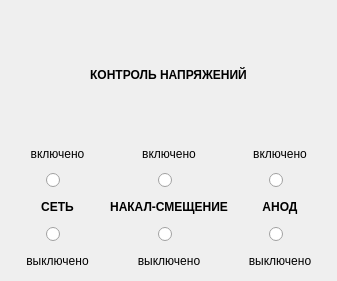
<?xml version="1.0" encoding="UTF-8"?>
<ui version="4.0">
 <class>PowerPultWidget</class>
 <widget class="QWidget" name="PowerPultWidget">
  <property name="geometry">
   <rect>
    <x>0</x>
    <y>0</y>
    <width>337</width>
    <height>281</height>
   </rect>
  </property>
  <property name="windowTitle">
   <string>Power control panel</string>
  </property>
  <layout class="QVBoxLayout" name="verticalLayout_4">
   <item>
    <layout class="QVBoxLayout" name="verticalLayout_7">
     <item>
      <widget class="QLabel" name="label_13">
       <property name="font">
        <font>
         <weight>75</weight>
         <bold>true</bold>
        </font>
       </property>
       <property name="text">
        <string>КОНТРОЛЬ НАПРЯЖЕНИЙ</string>
       </property>
       <property name="alignment">
        <set>Qt::AlignCenter</set>
       </property>
      </widget>
     </item>
     <item>
      <layout class="QHBoxLayout" name="horizontalLayout_8"/>
     </item>
     <item>
      <layout class="QHBoxLayout" name="horizontalLayout_7">
       <item>
        <layout class="QVBoxLayout" name="verticalLayout">
         <item>
          <widget class="QLabel" name="label_2">
           <property name="sizePolicy">
            <sizepolicy hsizetype="Preferred" vsizetype="Minimum">
             <horstretch>0</horstretch>
             <verstretch>0</verstretch>
            </sizepolicy>
           </property>
           <property name="text">
            <string>включено</string>
           </property>
           <property name="alignment">
            <set>Qt::AlignCenter</set>
           </property>
          </widget>
         </item>
         <item>
          <layout class="QHBoxLayout" name="horizontalLayout">
           <item>
            <widget class="BlackButton" name="masterOn">
             <property name="minimumSize">
              <size>
               <width>22</width>
               <height>22</height>
              </size>
             </property>
             <property name="maximumSize">
              <size>
               <width>22</width>
               <height>22</height>
              </size>
             </property>
             <property name="cursor">
              <cursorShape>PointingHandCursor</cursorShape>
             </property>
             <property name="text">
              <string/>
             </property>
            </widget>
           </item>
          </layout>
         </item>
         <item>
          <widget class="QLabel" name="label">
           <property name="sizePolicy">
            <sizepolicy hsizetype="Preferred" vsizetype="Minimum">
             <horstretch>0</horstretch>
             <verstretch>0</verstretch>
            </sizepolicy>
           </property>
           <property name="font">
            <font>
             <weight>75</weight>
             <bold>true</bold>
            </font>
           </property>
           <property name="text">
            <string>СЕТЬ</string>
           </property>
           <property name="alignment">
            <set>Qt::AlignCenter</set>
           </property>
          </widget>
         </item>
         <item>
          <layout class="QHBoxLayout" name="horizontalLayout_2">
           <item>
            <widget class="BlackButton" name="masterOff">
             <property name="minimumSize">
              <size>
               <width>22</width>
               <height>22</height>
              </size>
             </property>
             <property name="maximumSize">
              <size>
               <width>22</width>
               <height>22</height>
              </size>
             </property>
             <property name="cursor">
              <cursorShape>PointingHandCursor</cursorShape>
             </property>
             <property name="text">
              <string/>
             </property>
            </widget>
           </item>
          </layout>
         </item>
         <item>
          <widget class="QLabel" name="label_3">
           <property name="sizePolicy">
            <sizepolicy hsizetype="Preferred" vsizetype="Minimum">
             <horstretch>0</horstretch>
             <verstretch>0</verstretch>
            </sizepolicy>
           </property>
           <property name="text">
            <string>выключено</string>
           </property>
           <property name="alignment">
            <set>Qt::AlignCenter</set>
           </property>
          </widget>
         </item>
        </layout>
       </item>
       <item>
        <layout class="QVBoxLayout" name="verticalLayout_2">
         <item>
          <widget class="QLabel" name="label_4">
           <property name="sizePolicy">
            <sizepolicy hsizetype="Preferred" vsizetype="Minimum">
             <horstretch>0</horstretch>
             <verstretch>0</verstretch>
            </sizepolicy>
           </property>
           <property name="text">
            <string>включено</string>
           </property>
           <property name="alignment">
            <set>Qt::AlignCenter</set>
           </property>
          </widget>
         </item>
         <item>
          <layout class="QHBoxLayout" name="horizontalLayout_3">
           <item>
            <widget class="BlackButton" name="shiftOn">
             <property name="minimumSize">
              <size>
               <width>22</width>
               <height>22</height>
              </size>
             </property>
             <property name="maximumSize">
              <size>
               <width>22</width>
               <height>22</height>
              </size>
             </property>
             <property name="cursor">
              <cursorShape>PointingHandCursor</cursorShape>
             </property>
             <property name="text">
              <string/>
             </property>
            </widget>
           </item>
          </layout>
         </item>
         <item>
          <widget class="QLabel" name="label_5">
           <property name="sizePolicy">
            <sizepolicy hsizetype="Preferred" vsizetype="Minimum">
             <horstretch>0</horstretch>
             <verstretch>0</verstretch>
            </sizepolicy>
           </property>
           <property name="font">
            <font>
             <weight>75</weight>
             <bold>true</bold>
            </font>
           </property>
           <property name="text">
            <string>НАКАЛ-СМЕЩЕНИЕ</string>
           </property>
           <property name="alignment">
            <set>Qt::AlignCenter</set>
           </property>
          </widget>
         </item>
         <item>
          <layout class="QHBoxLayout" name="horizontalLayout_4">
           <item>
            <widget class="BlackButton" name="shiftOff">
             <property name="minimumSize">
              <size>
               <width>22</width>
               <height>22</height>
              </size>
             </property>
             <property name="maximumSize">
              <size>
               <width>22</width>
               <height>22</height>
              </size>
             </property>
             <property name="cursor">
              <cursorShape>PointingHandCursor</cursorShape>
             </property>
             <property name="text">
              <string/>
             </property>
            </widget>
           </item>
          </layout>
         </item>
         <item>
          <widget class="QLabel" name="label_6">
           <property name="sizePolicy">
            <sizepolicy hsizetype="Preferred" vsizetype="Minimum">
             <horstretch>0</horstretch>
             <verstretch>0</verstretch>
            </sizepolicy>
           </property>
           <property name="text">
            <string>выключено</string>
           </property>
           <property name="alignment">
            <set>Qt::AlignCenter</set>
           </property>
          </widget>
         </item>
        </layout>
       </item>
       <item>
        <layout class="QVBoxLayout" name="verticalLayout_3">
         <item>
          <widget class="QLabel" name="label_7">
           <property name="sizePolicy">
            <sizepolicy hsizetype="Preferred" vsizetype="Minimum">
             <horstretch>0</horstretch>
             <verstretch>0</verstretch>
            </sizepolicy>
           </property>
           <property name="text">
            <string>включено</string>
           </property>
           <property name="alignment">
            <set>Qt::AlignCenter</set>
           </property>
          </widget>
         </item>
         <item>
          <layout class="QHBoxLayout" name="horizontalLayout_5">
           <item>
            <widget class="BlackButton" name="anodeOn">
             <property name="minimumSize">
              <size>
               <width>22</width>
               <height>22</height>
              </size>
             </property>
             <property name="maximumSize">
              <size>
               <width>22</width>
               <height>22</height>
              </size>
             </property>
             <property name="cursor">
              <cursorShape>PointingHandCursor</cursorShape>
             </property>
             <property name="text">
              <string/>
             </property>
            </widget>
           </item>
          </layout>
         </item>
         <item>
          <widget class="QLabel" name="label_8">
           <property name="sizePolicy">
            <sizepolicy hsizetype="Preferred" vsizetype="Minimum">
             <horstretch>0</horstretch>
             <verstretch>0</verstretch>
            </sizepolicy>
           </property>
           <property name="font">
            <font>
             <weight>75</weight>
             <bold>true</bold>
            </font>
           </property>
           <property name="text">
            <string>АНОД</string>
           </property>
           <property name="alignment">
            <set>Qt::AlignCenter</set>
           </property>
          </widget>
         </item>
         <item>
          <layout class="QHBoxLayout" name="horizontalLayout_6">
           <item>
            <widget class="BlackButton" name="anodeOff">
             <property name="minimumSize">
              <size>
               <width>22</width>
               <height>22</height>
              </size>
             </property>
             <property name="maximumSize">
              <size>
               <width>22</width>
               <height>22</height>
              </size>
             </property>
             <property name="cursor">
              <cursorShape>PointingHandCursor</cursorShape>
             </property>
             <property name="text">
              <string/>
             </property>
            </widget>
           </item>
          </layout>
         </item>
         <item>
          <widget class="QLabel" name="label_9">
           <property name="sizePolicy">
            <sizepolicy hsizetype="Preferred" vsizetype="Minimum">
             <horstretch>0</horstretch>
             <verstretch>0</verstretch>
            </sizepolicy>
           </property>
           <property name="text">
            <string>выключено</string>
           </property>
           <property name="alignment">
            <set>Qt::AlignCenter</set>
           </property>
          </widget>
         </item>
        </layout>
       </item>
      </layout>
     </item>
    </layout>
   </item>
  </layout>
 </widget>
 <customwidgets>
  <customwidget>
   <class>BlackButton</class>
   <extends>QRadioButton</extends>
   <header location="global">controls.hpp</header>
  </customwidget>
 </customwidgets>
 <resources/>
 <connections/>
</ui>
